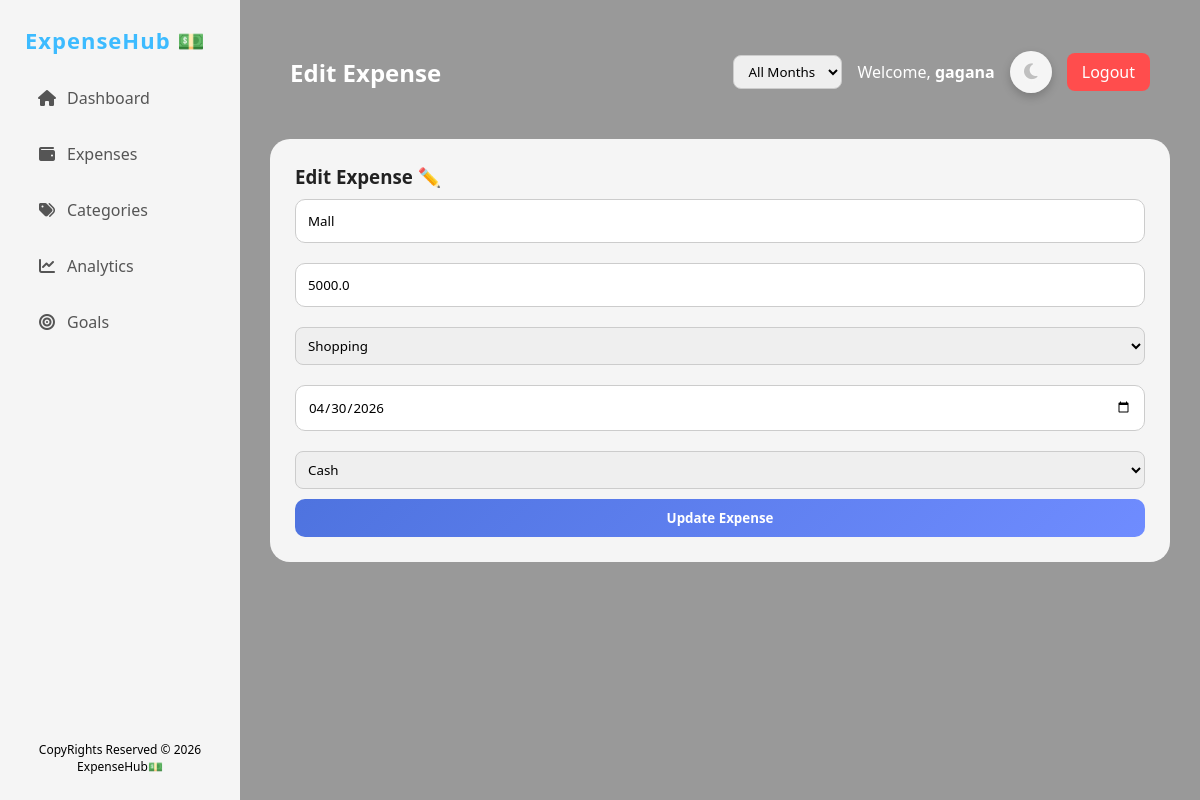
Screenshot of /edit_expense/12 (signed in) with the database file from the repository.
### tables this page shows
CREATE TABLE users(
        id INTEGER PRIMARY KEY AUTOINCREMENT,
        name TEXT,
        email TEXT UNIQUE,
        password TEXT,
        budget REAL DEFAULT 0
    );

CREATE TABLE expenses(
        id INTEGER PRIMARY KEY AUTOINCREMENT,
        user_id INTEGER,
        title TEXT,
        amount REAL,
        category TEXT,
        payment_mode TEXT,
        date TEXT,
        recurring INTEGER DEFAULT 0
    );

CREATE TABLE categories(
        id INTEGER PRIMARY KEY AUTOINCREMENT,
        user_id INTEGER,
        name TEXT,
        budget REAL DEFAULT 0
    );

### app.py (the view, shortened to what this page needs)
@app.route("/edit_expense/<int:id>", methods=["GET", "POST"])
def edit_expense(id):
    if "user_id" not in session:
        return redirect("/")
    conn = get_db()
    c = conn.cursor()
    expense = c.execute("""
        SELECT * FROM expenses
        WHERE id=? AND user_id=?
    """, (id, session["user_id"])).fetchone()
    if not expense:
        conn.close()
        return redirect("/expenses")
    categories = c.execute("""
        SELECT name FROM categories WHERE user_id=?
    """, (session["user_id"],)).fetchall()
    conn.close()
    return render_template("edit_expense.html", expense=expense, categories=categories)

### app.py (called while the page is built)
def get_db():
    conn = sqlite3.connect("expense.db")
    conn.row_factory = sqlite3.Row
    return conn

@app.context_processor
def inject_user():
    if "user_id" in session:
        conn = get_db()
        c = conn.cursor()
        c.execute("SELECT * FROM users WHERE id=?", (session["user_id"],))
        user = c.fetchone()
        return dict(user=user)
    return dict(user=None)

### templates/edit_expense.html (shortened to what this page needs)
{% extends "base.html" %}
{% block title %}Edit Expense{% endblock %}
{% block content %}
<div class="card">
<h3>Edit Expense ✏️</h3>
<form method="POST" class="form-grid">
<input type="text" name="title" value="{{ expense['title'] }}" required>
<input type="number" step="0.01" name="amount" value="{{ expense['amount'] }}" required>
<select name="category" required>
{% for cat in categories %}
<option value="{{ cat['name'] }}"
{% if cat['name'] == expense['category'] %}selected{% endif %}>
{{ cat['name'] }}
</option>
{% endfor %}
</select>
<input type="date" name="date" value="{{ expense['date'] }}" required>
<select name="payment" required>
<option value="Cash"
{% if expense['payment_mode'] == 'Cash' %}selected{% endif %}>
Cash
</option>
</select>
<button type="submit" class="primary-btn">Update Expense</button>
</form>
</div>
{% endblock %}

### templates/base.html (shortened to what this page needs)
<!DOCTYPE html>
<html lang="en">
<head>
<link rel="stylesheet" href="https://cdnjs.cloudflare.com/ajax/libs/font-awesome/6.5.0/css/all.min.css">
<link rel="stylesheet" href="{{ url_for('static', filename='style.css') }}">
</head>
<body>
<div class="layout">
<div class="sidebar" id="sidebar">
   <h2 class="logo">ExpenseHub 💵</h2>
    <a href="/dashboard"><i class="fa fa-home"></i> <span>Dashboard</span></a>
    <a href="/expenses"><i class="fa fa-wallet"></i> <span>Expenses</span></a>
    <a href="/categories"><i class="fa fa-tags"></i> <span>Categories</span></a>
    <a href="/analytics"><i class="fa fa-chart-line"></i> <span>Analytics</span></a>
    <a href="/goals"><i class="fa fa-bullseye"></i> <span>Goals</span></a>
    <div class="sidebar-footer">
        CopyRights Reserved © 2026 ExpenseHub💵
    </div>
</div>
<div class="main">
<div class="topbar">
<h2>{% block title %}{% endblock %}</h2>
<div class="topbar-right">
    <form method="GET" action="/dashboard">
        <select name="month" onchange="this.form.submit()">
            <option value="">All Months</option>
        </select>
    </form>
  <span>
    Welcome,
    <b>{{ user['name'] if user else 'User' }}</b>
</span>
    <button id="themeBtn" class="theme-toggle">
        <i id="themeIcon" class="fa-solid fa-moon"></i>
    </button>
    <a href="/logout" class="logout-btn">
        Logout
    </a>
</div>
</div>
{% block content %}{% endblock %}
</div>
</div>
</body>
</html>

### static/style.css (style rules this page uses)
:root { --main-color:#4e73df; --success:#1cc88a; --warning:#f6c23e; --danger:#e74a3b; --glass-bg: rgba(255,255,255,0.9); --glass-dark: rgba(40,40,60,0.9); }
* { margin:0; padding:0; box-sizing:border-box; font-family:'Segoe UI',sans-serif; }
body { background: linear-gradient( rgba(0,0,0,0.4), rgba(0,0,0,0.4) ), url("https://images.unsplash.com/photo-1605902711622-cfb43c44367f") no-repeat center center/cover; background-attachment: fixed; color:#fff; transition:0.3s; }
.layout { display:flex; min-height:100vh; }
.sidebar { width:240px; height:100vh; position:fixed; top:0; left:0; background: rgba(255,255,255,0.9); backdrop-filter: blur(15px); padding:25px; transition:0.3s; }
.sidebar a { display:flex; align-items:center; gap:10px; padding:12px; margin-bottom:10px; text-decoration:none; color:#555; border-radius:12px; transition:0.2s; }
.sidebar a i { width:20px; text-align:center; }
.main { flex:1; margin-left:240px; padding:30px; }
.topbar { display:flex; justify-content:space-between; align-items:center; margin-bottom:25px; }
input, select { width:100%; padding:12px; margin:10px 0; border-radius:10px; border:1px solid #ccc; }
button { padding:10px; border:none; border-radius:10px; cursor:pointer; font-weight:600; transition:0.3s; }
.primary-btn { background:linear-gradient(135deg,#4e73df,#6f8cff); color:white; width:100%; }
.logout-btn { background:var(--danger); color:white; }
.card { padding:25px; border-radius:20px; background:var(--glass-bg); color:#222; margin-bottom:20px; }
.theme-toggle { width:42px; height:42px; border-radius:50%; border:none; cursor:pointer; display:flex; align-items:center; justify-content:center; background:rgba(255,255,255,0.9); backdrop-filter:blur(10px); box-shadow:0 4px 10px rgba(0,0,0,0.2); transition:0.3s; }
.theme-toggle i { font-size:18px; color:#c0c0c0; transition:0.3s; }
.theme-toggle i { text-shadow:0 0 6px rgba(255,255,255,0.4); }
select { padding: 8px; border-radius: 8px; }
.logout-btn { background: #ff4d4d; color: white; padding: 8px 15px; border-radius: 8px; text-decoration: none; }
.topbar { display:flex; justify-content:space-between; align-items:center; padding:15px 20px; }
.topbar-right { display:flex; align-items:center; gap:15px; }
.topbar-right select { padding:6px 10px; border-radius:8px; }
.logout-btn { background:#ff4d4d; color:white; padding:8px 15px; border-radius:8px; text-decoration:none; }
.logo { margin-bottom:20px; color:rgb(54, 227, 254); font-weight:700; }
.logo { margin-bottom:20px; font-weight:700; font-size:22px; color:rgb(61, 187, 255); letter-spacing:1px; }
.sidebar { display:flex; flex-direction:column; justify-content:space-between; }
.sidebar-footer { text-align:center; font-size:12px; color:#000000; margin-top:auto; padding-top:20px; }

### rows the page displays
users: name "gagana"
expenses: title "Mall", amount "5000.0", category "Shopping", date "04/30/2026", payment "Cash"
